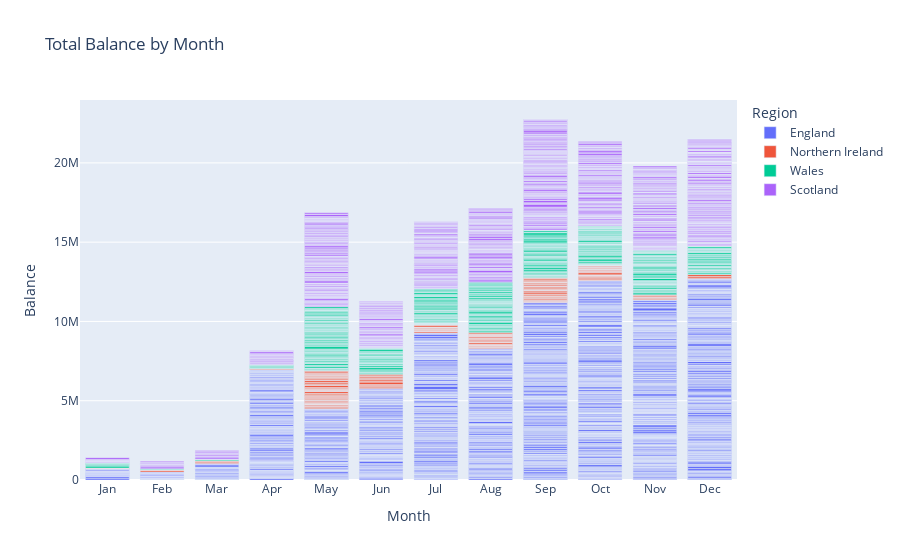

Here is the notebook cell this chart was saved with:
### Code cell
px.bar(bank, x="Month", y="Balance", color='Region', title='Total Balance by Month')

### Figure 1 — Plotly figure (JSON) as saved in the notebook; plotly's stock layout.template omitted (floating-point values rounded to 4 significant figures; data arrays with more than 128 entries replaced by an {"elided": "..."} marker saying what was removed)
{"data": [{"alignmentgroup": "True", "hovertemplate": "Region=England<br>Month=%{x}<br>Balance=%{y}<extra></extra>", "legendgroup": "England", "marker": {"color": "#636efa", "pattern": {"shape": ""}}, "name": "England", "offsetgroup": "England", "orientation": "v", "showlegend": true, "textposition": "auto", "type": "bar", "x": {"elided": "2159 str values"}, "xaxis": "x", "y": {"elided": "2159 float values"}, "yaxis": "y"}, {"alignmentgroup": "True", "hovertemplate": "Region=Northern Ireland<br>Month=%{x}<br>Balance=%{y}<extra></extra>", "legendgroup": "Northern Ireland", "marker": {"color": "#EF553B", "pattern": {"shape": ""}}, "name": "Northern Ireland", "offsetgroup": "Northern Ireland", "orientation": "v", "showlegend": true, "textposition": "auto", "type": "bar", "x": {"elided": "211 str values"}, "xaxis": "x", "y": {"elided": "211 float values"}, "yaxis": "y"}, {"alignmentgroup": "True", "hovertemplate": "Region=Wales<br>Month=%{x}<br>Balance=%{y}<extra></extra>", "legendgroup": "Wales", "marker": {"color": "#00cc96", "pattern": {"shape": ""}}, "name": "Wales", "offsetgroup": "Wales", "orientation": "v", "showlegend": true, "textposition": "auto", "type": "bar", "x": {"elided": "520 str values"}, "xaxis": "x", "y": {"elided": "520 float values"}, "yaxis": "y"}, {"alignmentgroup": "True", "hovertemplate": "Region=Scotland<br>Month=%{x}<br>Balance=%{y}<extra></extra>", "legendgroup": "Scotland", "marker": {"color": "#ab63fa", "pattern": {"shape": ""}}, "name": "Scotland", "offsetgroup": "Scotland", "orientation": "v", "showlegend": true, "textposition": "auto", "type": "bar", "x": {"elided": "1124 str values"}, "xaxis": "x", "y": {"elided": "1124 float values"}, "yaxis": "y"}], "layout": {"barmode": "relative", "legend": {"title": {"text": "Region"}, "tracegroupgap": 0}, "title": {"text": "Total Balance by Month"}, "xaxis": {"anchor": "y", "domain": [0, 1], "title": {"text": "Month"}}, "yaxis": {"anchor": "x", "domain": [0, 1], "title": {"text": "Balance"}}}}
